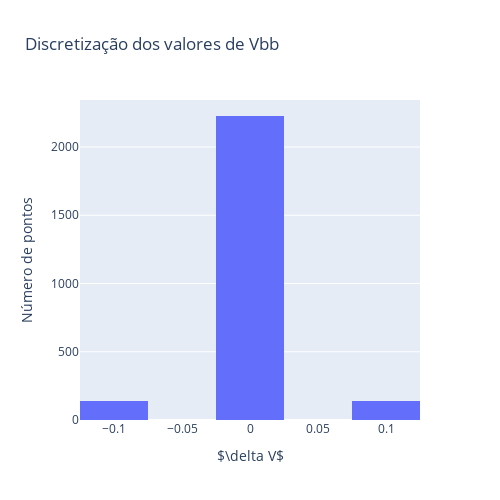

The notebook cell this image was saved under:
### Code cell
fig2 = go.Figure(data=[go.Histogram(x=np.diff(df['Vbb(V)']))])
fig2.update_yaxes(title_text='Número de pontos')
fig2.update_xaxes(title_text='$\delta V$')
#ajustando layout
layout_dict = {'title': 'Discretização dos valores de Vbb',
              'height' : 500,
              'width' : 500}
fig2.update_layout(layout_dict)

### Figure 1 — Plotly figure (JSON) as saved in the notebook; plotly's stock layout.template omitted (floating-point values rounded to 4 significant figures; data arrays with more than 128 entries replaced by an {"elided": "..."} marker saying what was removed)
{"data": [{"type": "histogram", "x": {"elided": "2499 float values"}}], "layout": {"height": 500, "title": {"text": "Discretização dos valores de Vbb"}, "width": 500, "xaxis": {"title": {"text": "$\\delta V$"}}, "yaxis": {"title": {"text": "Número de pontos"}}}}
